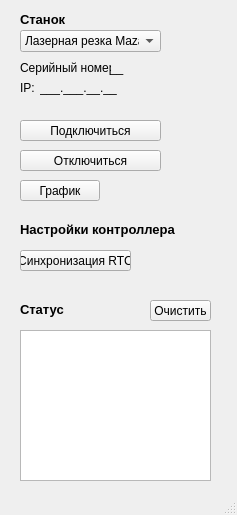
<?xml version="1.0" encoding="UTF-8"?>
<ui version="4.0">
 <class>Client</class>
 <widget class="QMainWindow" name="Client">
  <property name="geometry">
   <rect>
    <x>0</x>
    <y>0</y>
    <width>237</width>
    <height>515</height>
   </rect>
  </property>
  <property name="minimumSize">
   <size>
    <width>237</width>
    <height>515</height>
   </size>
  </property>
  <property name="maximumSize">
   <size>
    <width>237</width>
    <height>515</height>
   </size>
  </property>
  <property name="windowTitle">
   <string>Client</string>
  </property>
  <widget class="QWidget" name="centralwidget">
   <widget class="QPushButton" name="connect_btn">
    <property name="geometry">
     <rect>
      <x>20</x>
      <y>120</y>
      <width>141</width>
      <height>21</height>
     </rect>
    </property>
    <property name="text">
     <string>Подключиться</string>
    </property>
   </widget>
   <widget class="QPushButton" name="plot_btn">
    <property name="geometry">
     <rect>
      <x>20</x>
      <y>180</y>
      <width>80</width>
      <height>21</height>
     </rect>
    </property>
    <property name="text">
     <string>График</string>
    </property>
   </widget>
   <widget class="QLabel" name="merc_lbl2">
    <property name="geometry">
     <rect>
      <x>20</x>
      <y>80</y>
      <width>16</width>
      <height>16</height>
     </rect>
    </property>
    <property name="text">
     <string>IP:</string>
    </property>
   </widget>
   <widget class="QLabel" name="merc_lbl1">
    <property name="geometry">
     <rect>
      <x>20</x>
      <y>60</y>
      <width>91</width>
      <height>16</height>
     </rect>
    </property>
    <property name="text">
     <string>Серийный номер:</string>
    </property>
   </widget>
   <widget class="QPushButton" name="disconnect_btn">
    <property name="geometry">
     <rect>
      <x>20</x>
      <y>150</y>
      <width>141</width>
      <height>21</height>
     </rect>
    </property>
    <property name="text">
     <string>Отключиться</string>
    </property>
   </widget>
   <widget class="QPushButton" name="time_btn">
    <property name="geometry">
     <rect>
      <x>20</x>
      <y>250</y>
      <width>111</width>
      <height>21</height>
     </rect>
    </property>
    <property name="text">
     <string>Синхронизация RTC</string>
    </property>
   </widget>
   <widget class="QLabel" name="lbl_bench">
    <property name="geometry">
     <rect>
      <x>20</x>
      <y>10</y>
      <width>91</width>
      <height>20</height>
     </rect>
    </property>
    <property name="text">
     <string>&lt;html&gt;&lt;head/&gt;&lt;body&gt;&lt;p&gt;&lt;span style=&quot; font-size:10pt; font-weight:600;&quot;&gt;Станок&lt;/span&gt;&lt;/p&gt;&lt;/body&gt;&lt;/html&gt;</string>
    </property>
    <property name="alignment">
     <set>Qt::AlignLeading|Qt::AlignLeft|Qt::AlignVCenter</set>
    </property>
    <property name="margin">
     <number>0</number>
    </property>
   </widget>
   <widget class="QComboBox" name="com_box_bench">
    <property name="geometry">
     <rect>
      <x>20</x>
      <y>30</y>
      <width>141</width>
      <height>22</height>
     </rect>
    </property>
    <item>
     <property name="text">
      <string>Лазерная резка Mazak</string>
     </property>
    </item>
    <item>
     <property name="text">
      <string>Токарный QT100M SG</string>
     </property>
    </item>
   </widget>
   <widget class="QLabel" name="lbl_setup">
    <property name="geometry">
     <rect>
      <x>20</x>
      <y>220</y>
      <width>161</width>
      <height>20</height>
     </rect>
    </property>
    <property name="text">
     <string>&lt;html&gt;&lt;head/&gt;&lt;body&gt;&lt;p&gt;&lt;span style=&quot; font-size:10pt; font-weight:600;&quot;&gt;Настройки контроллера&lt;/span&gt;&lt;/p&gt;&lt;/body&gt;&lt;/html&gt;</string>
    </property>
    <property name="alignment">
     <set>Qt::AlignLeading|Qt::AlignLeft|Qt::AlignVCenter</set>
    </property>
    <property name="margin">
     <number>0</number>
    </property>
   </widget>
   <widget class="QTextBrowser" name="status_text">
    <property name="geometry">
     <rect>
      <x>20</x>
      <y>330</y>
      <width>191</width>
      <height>151</height>
     </rect>
    </property>
   </widget>
   <widget class="QLabel" name="lbl_status">
    <property name="geometry">
     <rect>
      <x>20</x>
      <y>300</y>
      <width>51</width>
      <height>20</height>
     </rect>
    </property>
    <property name="text">
     <string>&lt;html&gt;&lt;head/&gt;&lt;body&gt;&lt;p&gt;&lt;span style=&quot; font-size:10pt; font-weight:600;&quot;&gt;Статус&lt;/span&gt;&lt;/p&gt;&lt;/body&gt;&lt;/html&gt;</string>
    </property>
    <property name="alignment">
     <set>Qt::AlignLeading|Qt::AlignLeft|Qt::AlignVCenter</set>
    </property>
    <property name="margin">
     <number>0</number>
    </property>
   </widget>
   <widget class="QLabel" name="lbl_merc_sn">
    <property name="geometry">
     <rect>
      <x>110</x>
      <y>60</y>
      <width>91</width>
      <height>16</height>
     </rect>
    </property>
    <property name="text">
     <string>__</string>
    </property>
   </widget>
   <widget class="QLabel" name="lbl_merc_ip">
    <property name="geometry">
     <rect>
      <x>40</x>
      <y>80</y>
      <width>161</width>
      <height>16</height>
     </rect>
    </property>
    <property name="text">
     <string>___.___.__.__</string>
    </property>
   </widget>
   <widget class="QPushButton" name="status_clear_btn">
    <property name="geometry">
     <rect>
      <x>150</x>
      <y>300</y>
      <width>61</width>
      <height>21</height>
     </rect>
    </property>
    <property name="text">
     <string>Очистить</string>
    </property>
   </widget>
  </widget>
  <widget class="QMenuBar" name="menubar">
   <property name="geometry">
    <rect>
     <x>0</x>
     <y>0</y>
     <width>237</width>
     <height>20</height>
    </rect>
   </property>
  </widget>
  <widget class="QStatusBar" name="statusbar"/>
 </widget>
 <resources/>
 <connections/>
</ui>
